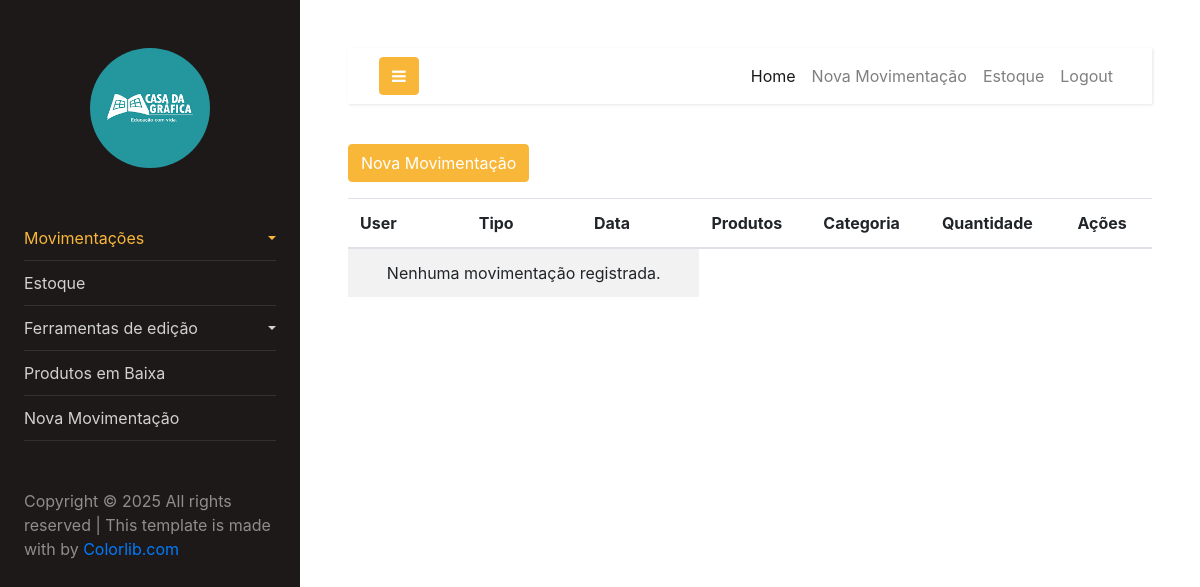
The app's page /movimentacoes/ (signed in), older data.
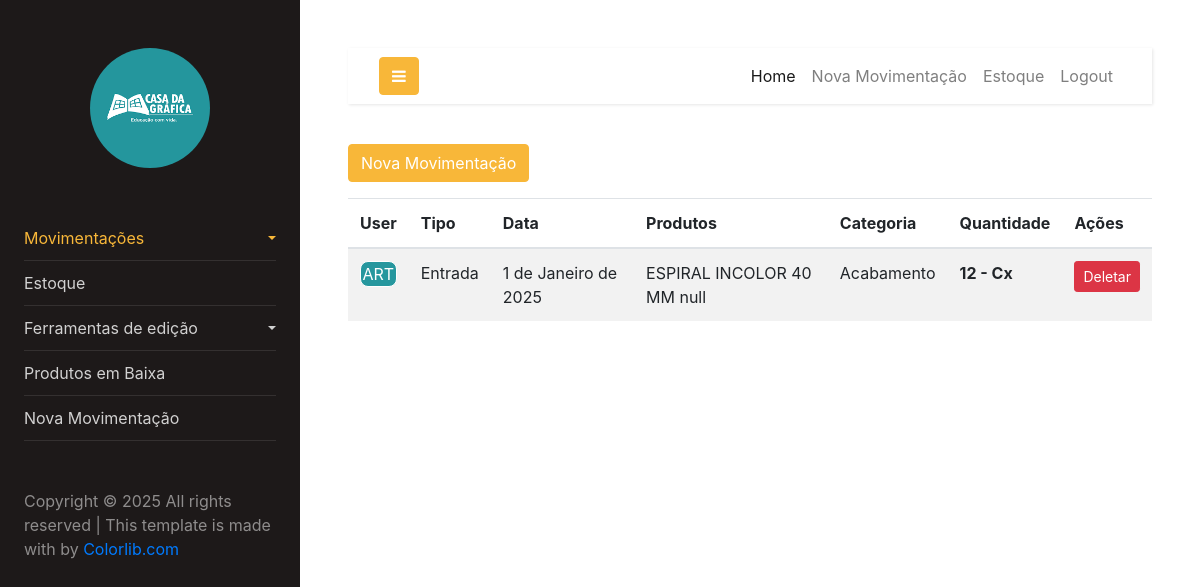
The same page, newer data.
### movimentacoes/models.py (models this page shows)
class Movimentacoes(models.Model):
    TIPO_MOVIMENTACAO_CHOICES = [
        ('Entrada', 'Entrada'),
        ('Saída', 'Saída'),
    ]
    tipo_movimentacao = models.CharField(max_length=10, choices=TIPO_MOVIMENTACAO_CHOICES)
    qtde = models.IntegerField()
    data_chegada_saida = models.DateField()  # Certifique-se de que este campo está presente
    data = models.DateField(auto_now_add=True)
    id_empresa = models.ForeignKey(Empresa, on_delete=models.CASCADE)
    id_usuario = models.ForeignKey(User, on_delete=models.CASCADE)
    id_produto = models.ForeignKey(Produto, on_delete=models.CASCADE)

### produto/models.py (models this page shows, shortened)
class Produto(models.Model):
    nome = models.CharField(max_length=255)
    FORMATO = [
        ('640x880', '640x880'),
        ('660x960', '660x960')
    ]
    formato = models.CharField(max_length=255, choices=FORMATO, null=True, blank=True)  # Permite nulo
    estoquemin = models.IntegerField()
    id_categoria = models.ForeignKey(Categoria, on_delete=models.CASCADE)
    id_formato = models.ForeignKey(Formato, on_delete=models.CASCADE)  # Formato está aqui
    unidades = models.IntegerField()
    data_cadastro = models.DateField(auto_now_add=True)

### categoria/models.py (models this page shows)
class Categoria(models.Model):
    categoria = models.CharField(max_length=255)
    img = models.ImageField(upload_to='images/', null=True, blank=True)  # Novo campo de imagem
    data_cadastro = models.DateField(auto_now_add=True)
    def __str__(self):
        return self.categoria

### formato/models.py (models this page shows)
class Formato(models.Model):
    formato = models.CharField(max_length=255)
    data_cadastro = models.DateField(auto_now_add=True)
    def __str__(self):
        return self.formato

### movimentacoes/views.py (the view)
# urls.py: path('movimentacoes/', MovimentacoesListView.as_view(), name='movimentacoes-list'),
class MovimentacoesListView(LoginRequiredMixin, ListView):
    model = Movimentacoes  # Define o modelo usado
    template_name = 'movimentacoes_list.html'
    context_object_name = 'movimentacoes'  # Define o nome do contexto para o template
    def get_queryset(self):
        cache_key = 'movimentacoes_lista'
        movimentacoes = cache.get(cache_key)
        if movimentacoes:
            logger.info("Dados carregados do cache!")
            print("Cache funcionando: Dados carregados do cache!")
        else:
            logger.info("Cache vazio. Consultando o banco de dados.")
            print("Cache vazio: Consultando o banco de dados.")
            movimentacoes = Movimentacoes.objects.order_by("-id")[:20]
            cache.set(cache_key, movimentacoes, timeout=3600)
        return movimentacoes
    def get_context_data(self, **kwargs):
        try:
            context = super().get_context_data(**kwargs)
            context['categorias'] = Categoria.objects.order_by("id").filter(id=True)
            return context
        except Exception as e:
            messages.error(self.request, f"Erro ao carregar movimentações: {str(e)}")
            return {}

### movimentacoes/templates/movimentacoes_list.html (shortened to what this page needs)
{% load static %}
<!DOCTYPE html>
<html lang="pt-br">
  {% include 'components/header/header.html' %}
  <body>
     <a href="{% url 'movimentacoes-create' %}" class="btn btn-primary mb-3">Nova Movimentação</a>
    <div class="table-responsive">
      <table class="table table-striped">
        <thead>
          <tr>
            <th scope="col">User</th>
            <th scope="col">Tipo</th>
            <th scope="col">Data</th>
            <th scope="col">Produtos</th>
            <th scope="col">Categoria</th>
            <th scope="col">Quantidade</th>
            <th scope="col">Ações</th>
          </tr>
        </thead>
        <tbody>
          {% for movimentacao in movimentacoes %}
            <tr>
              <td>
                <div class="user" style="
                border-style: solid;
                border-radius: 8px;
                text-align: center;
                border-width: 0.5px;
                color: white;
                background-color: #26979E;
            ">{{ movimentacao.id_usuario.username|slice:'3'|upper }}</div>
              </td>
              <td>{{ movimentacao.tipo_movimentacao }}</td>
              <td>{{ movimentacao.data_chegada_saida }}</td>
              <td>{{ movimentacao.id_produto.nome }} {{ movimentacao.id_produto.formato|default:'' }}</td>
              <td>{{ movimentacao.id_produto.id_categoria }}</td>
              <td> <strong>{{ movimentacao.qtde }} - {{ movimentacao.id_produto.id_formato }} </strong></td>
              <td>
                <a href="{% url 'movimentacoes-delete' movimentacao.pk %}" class="btn btn-danger btn-sm">Deletar</a>
              </td>
            </tr>
          {% empty %}
            <tr>
              <td colspan="3" class="text-center">Nenhuma movimentação registrada.</td>
            </tr>
          {% endfor %}
        </tbody>
      </table>
    </div>
  </body>
  {% include 'components/footer/footer.html' %}
</html>

Row changes from the older to the newer data that the page shows:
added Movimentacoes: id_usuario.username "ART", tipo_movimentacao "Entrada", data_chegada_saida "1 de Janeiro de 2025", id_produto.nome "ESPIRAL INCOLOR 40 MM", id_produto.formato "null", id_produto.id_categoria "Acabamento", qtde "12", id_produto.id_formato "Cx"
Text that changed along with them:
text no longer shown: "Nenhuma movimentação registrada."
